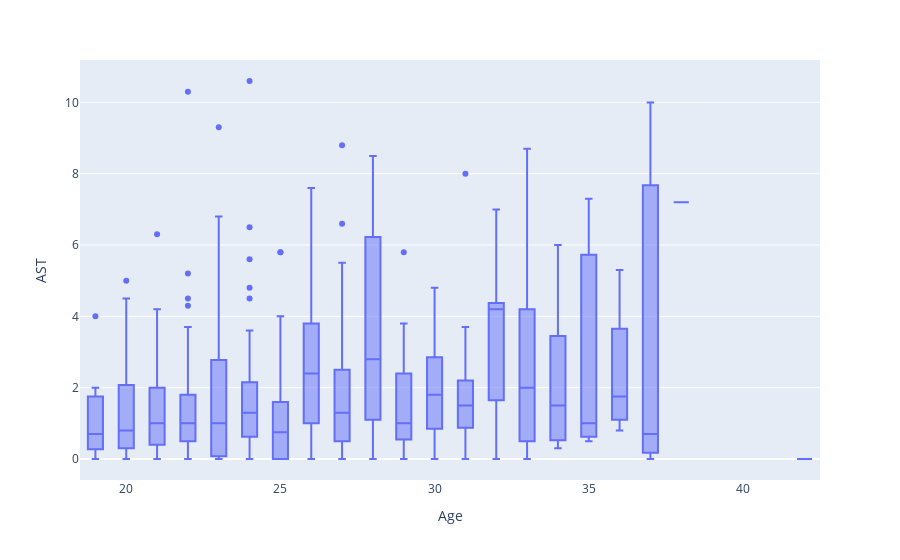

Notebook cell for this chart:
### Code cell
fig = px.box(df, x="Age", y="AST")
fig.show()

### Figure 1 — Plotly figure (JSON) as saved in the notebook; plotly's stock layout.template omitted (floating-point values rounded to 4 significant figures; data arrays with more than 128 entries replaced by an {"elided": "..."} marker saying what was removed)
{"data": [{"alignmentgroup": "True", "hovertemplate": "Age=%{x}<br>AST=%{y}<extra></extra>", "legendgroup": "", "marker": {"color": "#636efa"}, "name": "", "notched": false, "offsetgroup": "", "orientation": "v", "showlegend": false, "type": "box", "x": {"elided": "431 int values"}, "x0": " ", "xaxis": "x", "y": {"elided": "431 float values"}, "y0": " ", "yaxis": "y"}], "layout": {"boxmode": "group", "legend": {"tracegroupgap": 0}, "margin": {"t": 60}, "xaxis": {"anchor": "y", "domain": [0, 1], "title": {"text": "Age"}}, "yaxis": {"anchor": "x", "domain": [0, 1], "title": {"text": "AST"}}}}
